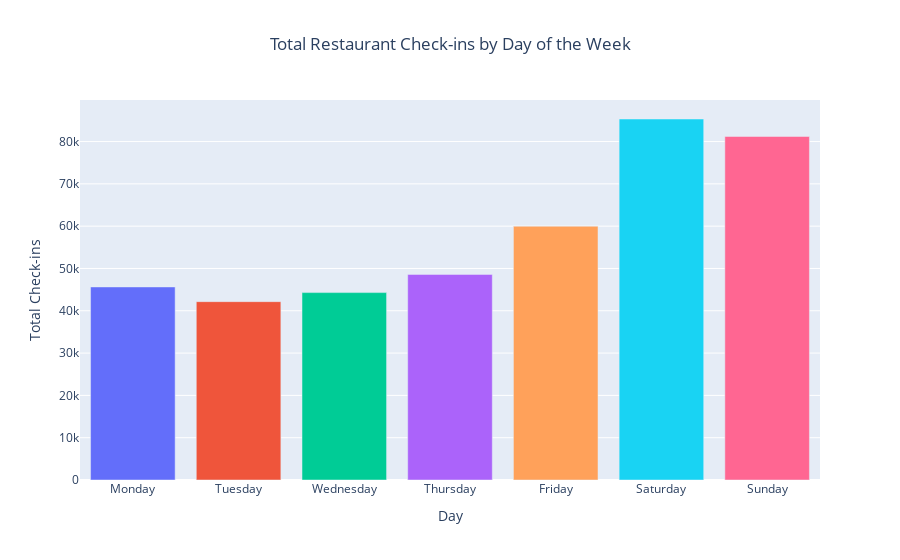

Notebook source saved alongside this figure:
### Code cell
#On which days of the week do customers check in most frequently at open restaurants?
checkin_df = pd.read_sql_query(
"""
SELECT
    date
FROM
    checkin c
JOIN
    business b ON c.business_id = b.business_id
WHERE
    b.is_open = 1
    AND b.categories ILIKE '%%restaurants%%'
LIMIT 2000;
""",
engine
)
display(checkin_df)
daily_checkin_counts = Counter()

for index, row in checkin_df.iterrows():
    timestamps = row['date'].split(', ')
    for ts in timestamps:
        try:
            real_date = pd.to_datetime(ts)
            day_name = real_date.day_name()
            daily_checkin_counts[day_name] += 1
        except ValueError:
            continue


daily_counts_df = pd.DataFrame(daily_checkin_counts.items(), columns=['Day', 'Total Check-ins'])

day_order = ['Monday', 'Tuesday', 'Wednesday', 'Thursday', 'Friday', 'Saturday', 'Sunday']
daily_counts_df['Day'] = pd.Categorical(daily_counts_df['Day'], categories=day_order, ordered=True)
daily_counts_df = daily_counts_df.sort_values('Day')

fig = px.bar(daily_counts_df,
             x='Day',
             y='Total Check-ins',
             color='Day', 
             title='Total Restaurant Check-ins by Day of the Week'
            )
fig.update_layout(
    showlegend=False,
    title_x=0.5
)
fig.show()
#For rendering Plot in Github Only
fig.write_image("screenshots/total_restaurant_check_ins_by_day_of_the_week.png")
display(Image("screenshots/total_restaurant_check_ins_by_day_of_the_week.png"))

### Figure 1 — Plotly figure (JSON) as saved in the notebook; plotly's stock layout.template omitted (floating-point values rounded to 4 significant figures)
{"data": [{"hovertemplate": "Day=%{x}<br>Total Check-ins=%{y}<extra></extra>", "legendgroup": "Monday", "marker": {"color": "#636efa", "pattern": {"shape": ""}}, "name": "Monday", "orientation": "v", "showlegend": true, "textposition": "auto", "type": "bar", "x": ["Monday"], "xaxis": "x", "y": [45636], "yaxis": "y"}, {"hovertemplate": "Day=%{x}<br>Total Check-ins=%{y}<extra></extra>", "legendgroup": "Tuesday", "marker": {"color": "#EF553B", "pattern": {"shape": ""}}, "name": "Tuesday", "orientation": "v", "showlegend": true, "textposition": "auto", "type": "bar", "x": ["Tuesday"], "xaxis": "x", "y": [42153], "yaxis": "y"}, {"hovertemplate": "Day=%{x}<br>Total Check-ins=%{y}<extra></extra>", "legendgroup": "Wednesday", "marker": {"color": "#00cc96", "pattern": {"shape": ""}}, "name": "Wednesday", "orientation": "v", "showlegend": true, "textposition": "auto", "type": "bar", "x": ["Wednesday"], "xaxis": "x", "y": [44296], "yaxis": "y"}, {"hovertemplate": "Day=%{x}<br>Total Check-ins=%{y}<extra></extra>", "legendgroup": "Thursday", "marker": {"color": "#ab63fa", "pattern": {"shape": ""}}, "name": "Thursday", "orientation": "v", "showlegend": true, "textposition": "auto", "type": "bar", "x": ["Thursday"], "xaxis": "x", "y": [48598], "yaxis": "y"}, {"hovertemplate": "Day=%{x}<br>Total Check-ins=%{y}<extra></extra>", "legendgroup": "Friday", "marker": {"color": "#FFA15A", "pattern": {"shape": ""}}, "name": "Friday", "orientation": "v", "showlegend": true, "textposition": "auto", "type": "bar", "x": ["Friday"], "xaxis": "x", "y": [59986], "yaxis": "y"}, {"hovertemplate": "Day=%{x}<br>Total Check-ins=%{y}<extra></extra>", "legendgroup": "Saturday", "marker": {"color": "#19d3f3", "pattern": {"shape": ""}}, "name": "Saturday", "orientation": "v", "showlegend": true, "textposition": "auto", "type": "bar", "x": ["Saturday"], "xaxis": "x", "y": [85329], "yaxis": "y"}, {"hovertemplate": "Day=%{x}<br>Total Check-ins=%{y}<extra></extra>", "legendgroup": "Sunday", "marker": {"color": "#FF6692", "pattern": {"shape": ""}}, "name": "Sunday", "orientation": "v", "showlegend": true, "textposition": "auto", "type": "bar", "x": ["Sunday"], "xaxis": "x", "y": [81203], "yaxis": "y"}], "layout": {"barmode": "relative", "legend": {"title": {"text": "Day"}, "tracegroupgap": 0}, "showlegend": false, "title": {"text": "Total Restaurant Check-ins by Day of the Week", "x": 0.5}, "xaxis": {"anchor": "y", "categoryarray": ["Monday", "Tuesday", "Wednesday", "Thursday", "Friday", "Saturday", "Sunday"], "categoryorder": "array", "domain": [0, 1], "title": {"text": "Day"}}, "yaxis": {"anchor": "x", "domain": [0, 1], "title": {"text": "Total Check-ins"}}}}
